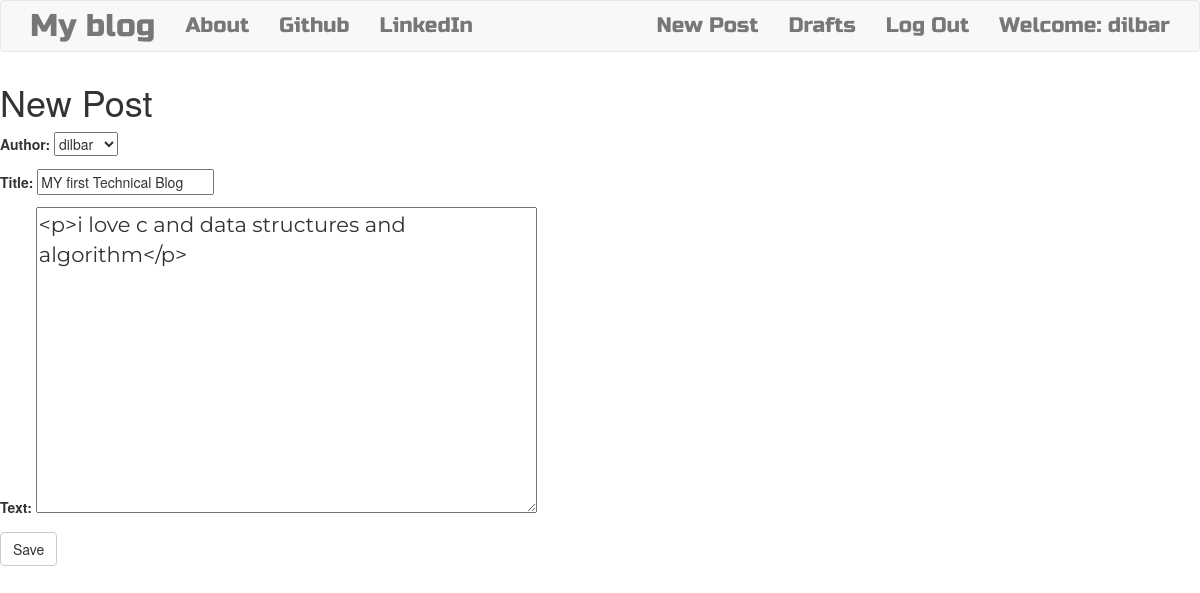
Screenshot of /post/2/edit/ (signed in) with the database file from the repository.
### blog/models.py (models this page shows, shortened)
class Post(models.Model):
    author = models.ForeignKey('auth.User',on_delete=models.CASCADE)
    title = models.CharField(max_length=200)
    text = models.TextField()
    created_date = models.DateTimeField(default=timezone.now())
    published_date = models.DateTimeField(blank=True,null=True)

### blog/views.py (the view)
# urls.py: path('post/<int:pk>/edit/', views.PostUpdateView.as_view(), name='post_edit'),
class PostUpdateView(LoginRequiredMixin, UpdateView):
    login_url = '/login/'
    redirect_field_name = 'blog/post_detail.html'
    form_class = PostForm
    model = Post

### blog/forms.py
class PostForm(forms.ModelForm):
    class Meta():
        model = Post
        fields = ('author', 'title', 'text')
        widgets = {
            'title':forms.TextInput(attrs={'class':'textinputclass'}),
            'text':forms.Textarea(attrs={'class':'editable medium-editor-textarea postcontent'})
        }

### blog/templates/blog/post_form.html (shortened to what this page needs)
<!DOCTYPE html>
{% extends "blog/base.html" %}
{% block content %}
    <h1>New Post</h1>
    <form class="post-form" method="POST">
        {{form.as_p}}
        <button type="submit" class="save btn btn-default">Save</button>
    </form>
{% endblock %}

### blog/templates/blog/base.html (shortened to what this page needs)
<!DOCTYPE html>
{% load static %}
<html lang="en">
<head>
    <link rel="stylesheet" href="https://maxcdn.bootstrapcdn.com/bootstrap/3.4.1/css/bootstrap.min.css">
    <link rel="stylesheet" href="//cdn.jsdelivr.net/npm/medium-editor@latest/dist/css/medium-editor.min.css" type="text/css" media="screen" charset="utf-8">
    <link rel="stylesheet" href="{% static 'css/blog.css' %}">
</head>
<body class="loader">
        <nav class="navbar navbar-default techfont custom-navbar">
            <div class="container">
                <ul class="nav navbar-nav">
                    <li><a class="navbar-brand bigbrand" href="{% url 'post_list' %}">My blog</a></li>
                    <li><a href="{% url 'about' %}">About</a></li>
                    <li><a href="https://www.github.com">Github</a></li>
                    <li><a href="https://www.linkedin.com">LinkedIn</a></li>
                </ul>
                <ul class="nav navbar-nav navbar-right">
                    {% if user.is_authenticated %}
                    <li>
                        <a href="{% url 'post_new' %}">New Post</a>
                    </li>
                    <li>
                        <a href="{% url 'post_draft_list' %}">Drafts</a>
                    </li>
                    <li>
                        <a href="{% url 'logout' %}">Log Out</a>
                    </li>
                    <li>
                        <a>Welcome: {{ user.username }}</a>
                    </li>
                    {% else %}
                    <li><a class="nav navbar-right" href="{% url 'login' %}"><span class="glyphicon glyphicon-user"></span></a></li>
                    {% endif %}
                </ul>
            </div>
        </nav>
        <div class="content cantainer">
            <div class="row">
                <div class="col-md-8">
                    <div class="blog_posts">
                        {% block content %}
                        {% endblock %}
                    </div>
                </div>
            </div>
        </div>
</body>
</html>

### blog/static/css/blog.css (style rules this page uses)
.bigbrand { font-size: 1.5em; }
.techfont { font-family: 'Russo One', sans-serif; font-size: 1.5em; margin-bottom: 10px; }
.postcontent { font-family: 'Montserrat'; font-size: 1.5em; }
.loader { filter:hue-rotate(0deg); color:linear-gradient(45deg,#0f8,#08f); animation:hue 10000ms infinite linear; }

### rows the page displays
Post: author "dilbar", title "MY first Technical Blog", text "<p>i love c and data structures and algorithm</p>"

### other values shown
{{ user.username }} "dilbar"
